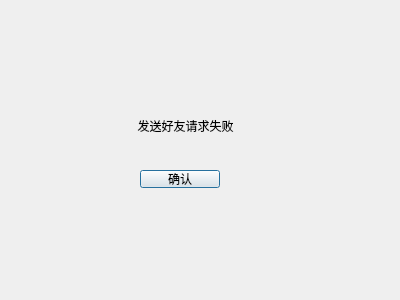
<?xml version="1.0" encoding="UTF-8"?>
<ui version="4.0">
 <class>FriendRequestDialog</class>
 <widget class="QDialog" name="FriendRequestDialog">
  <property name="geometry">
   <rect>
    <x>0</x>
    <y>0</y>
    <width>400</width>
    <height>300</height>
   </rect>
  </property>
  <property name="windowTitle">
   <string>Dialog</string>
  </property>
  <widget class="QLabel" name="label">
   <property name="geometry">
    <rect>
     <x>130</x>
     <y>110</y>
     <width>111</width>
     <height>31</height>
    </rect>
   </property>
   <property name="text">
    <string>发送好友请求失败</string>
   </property>
   <property name="alignment">
    <set>Qt::AlignCenter</set>
   </property>
  </widget>
  <widget class="QPushButton" name="pushButton">
   <property name="geometry">
    <rect>
     <x>140</x>
     <y>170</y>
     <width>80</width>
     <height>18</height>
    </rect>
   </property>
   <property name="text">
    <string>确认</string>
   </property>
  </widget>
 </widget>
 <resources/>
 <connections/>
</ui>
